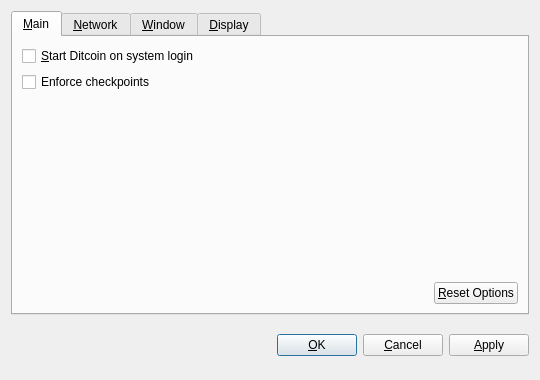
<?xml version="1.0" encoding="UTF-8"?>
<ui version="4.0">
 <class>OptionsDialog</class>
 <widget class="QDialog" name="OptionsDialog">
  <property name="geometry">
   <rect>
    <x>0</x>
    <y>0</y>
    <width>540</width>
    <height>380</height>
   </rect>
  </property>
  <property name="windowTitle">
   <string>Options</string>
  </property>
  <property name="modal">
   <bool>true</bool>
  </property>
  <layout class="QVBoxLayout" name="verticalLayout">
   <item>
    <widget class="QTabWidget" name="tabWidget">
     <property name="tabPosition">
      <enum>QTabWidget::North</enum>
     </property>
     <property name="currentIndex">
      <number>0</number>
     </property>
     <widget class="QWidget" name="tabMain">
      <attribute name="title">
       <string>&amp;Main</string>
      </attribute>
      <layout class="QVBoxLayout" name="verticalLayout_Main">
       <item>
        <widget class="QCheckBox" name="bitcoinAtStartup">
         <property name="toolTip">
          <string>Automatically start Ditcoin after logging in to the system.</string>
         </property>
         <property name="text">
          <string>&amp;Start Ditcoin on system login</string>
         </property>
        </widget>
       </item>
       <item>
        <widget class="QCheckBox" name="checkpointEnforce">
         <property name="toolTip">
          <string>Check this box to follow the centrally issued checkpoints.</string>
         </property>
         <property name="text">
          <string>Enforce checkpoints</string>
         </property>
        </widget>
       </item>
       <item>
        <spacer name="verticalSpacer_Main">
         <property name="orientation">
          <enum>Qt::Vertical</enum>
         </property>
         <property name="sizeHint" stdset="0">
          <size>
           <width>20</width>
           <height>40</height>
          </size>
         </property>
        </spacer>
       </item>
       <item>
        <layout class="QHBoxLayout" name="horizontalLayout_2_Main">
         <item>
          <spacer name="horizontalSpacer_2_Main">
           <property name="orientation">
            <enum>Qt::Horizontal</enum>
           </property>
           <property name="sizeHint" stdset="0">
            <size>
             <width>40</width>
             <height>20</height>
            </size>
           </property>
          </spacer>
         </item>
         <item>
          <widget class="QPushButton" name="resetButton">
           <property name="toolTip">
            <string>Reset all client options to default.</string>
           </property>
           <property name="text">
            <string>&amp;Reset Options</string>
           </property>
           <property name="autoDefault">
            <bool>false</bool>
           </property>
          </widget>
         </item>
        </layout>
       </item>
      </layout>
     </widget>
     <widget class="QWidget" name="tabNetwork">
      <attribute name="title">
       <string>&amp;Network</string>
      </attribute>
      <layout class="QVBoxLayout" name="verticalLayout_Network">
       <item>
        <widget class="QCheckBox" name="mapPortUpnp">
         <property name="toolTip">
          <string>Automatically open the Ditcoin client port on the router. This only works when your router supports UPnP and it is enabled.</string>
         </property>
         <property name="text">
          <string>Map port using &amp;UPnP</string>
         </property>
        </widget>
       </item>
       <item>
        <widget class="QCheckBox" name="connectSocks">
         <property name="toolTip">
          <string>Connect to the Ditcoin network through a SOCKS proxy (e.g. when connecting through Tor).</string>
         </property>
         <property name="text">
          <string>&amp;Connect through SOCKS proxy:</string>
         </property>
        </widget>
       </item>
       <item>
        <layout class="QHBoxLayout" name="horizontalLayout_Network">
         <item>
          <widget class="QLabel" name="proxyIpLabel">
           <property name="text">
            <string>Proxy &amp;IP:</string>
           </property>
           <property name="textFormat">
            <enum>Qt::PlainText</enum>
           </property>
           <property name="buddy">
            <cstring>proxyIp</cstring>
           </property>
          </widget>
         </item>
         <item>
          <widget class="QValidatedLineEdit" name="proxyIp">
           <property name="maximumSize">
            <size>
             <width>140</width>
             <height>16777215</height>
            </size>
           </property>
           <property name="toolTip">
            <string>IP address of the proxy (e.g. 127.0.0.1)</string>
           </property>
          </widget>
         </item>
         <item>
          <widget class="QLabel" name="proxyPortLabel">
           <property name="text">
            <string>&amp;Port:</string>
           </property>
           <property name="textFormat">
            <enum>Qt::PlainText</enum>
           </property>
           <property name="buddy">
            <cstring>proxyPort</cstring>
           </property>
          </widget>
         </item>
         <item>
          <widget class="QLineEdit" name="proxyPort">
           <property name="maximumSize">
            <size>
             <width>55</width>
             <height>16777215</height>
            </size>
           </property>
           <property name="toolTip">
            <string>Port of the proxy (e.g. 9050)</string>
           </property>
          </widget>
         </item>
         <item>
          <widget class="QLabel" name="socksVersionLabel">
           <property name="text">
            <string>SOCKS &amp;Version:</string>
           </property>
           <property name="textFormat">
            <enum>Qt::PlainText</enum>
           </property>
           <property name="buddy">
            <cstring>socksVersion</cstring>
           </property>
          </widget>
         </item>
         <item>
          <widget class="QValueComboBox" name="socksVersion">
           <property name="toolTip">
            <string>SOCKS version of the proxy (e.g. 5)</string>
           </property>
          </widget>
         </item>
         <item>
          <spacer name="horizontalSpacer_Network">
           <property name="orientation">
            <enum>Qt::Horizontal</enum>
           </property>
           <property name="sizeHint" stdset="0">
            <size>
             <width>40</width>
             <height>20</height>
            </size>
           </property>
          </spacer>
         </item>
        </layout>
       </item>
       <item>
        <spacer name="verticalSpacer_Network">
         <property name="orientation">
          <enum>Qt::Vertical</enum>
         </property>
         <property name="sizeHint" stdset="0">
          <size>
           <width>20</width>
           <height>40</height>
          </size>
         </property>
        </spacer>
       </item>
      </layout>
     </widget>
     <widget class="QWidget" name="tabWindow">
      <attribute name="title">
       <string>&amp;Window</string>
      </attribute>
      <layout class="QVBoxLayout" name="verticalLayout_Window">
       <item>
        <widget class="QCheckBox" name="minimizeToTray">
         <property name="toolTip">
          <string>Show only a tray icon after minimizing the window.</string>
         </property>
         <property name="text">
          <string>&amp;Minimize to the tray instead of the taskbar</string>
         </property>
        </widget>
       </item>
       <item>
        <widget class="QCheckBox" name="minimizeOnClose">
         <property name="toolTip">
          <string>Minimize instead of exit the application when the window is closed. When this option is enabled, the application will be closed only after selecting Quit in the menu.</string>
         </property>
         <property name="text">
          <string>M&amp;inimize on close</string>
         </property>
        </widget>
       </item>
       <item>
        <spacer name="verticalSpacer_Window">
         <property name="orientation">
          <enum>Qt::Vertical</enum>
         </property>
         <property name="sizeHint" stdset="0">
          <size>
           <width>20</width>
           <height>40</height>
          </size>
         </property>
        </spacer>
       </item>
      </layout>
     </widget>
     <widget class="QWidget" name="tabDisplay">
      <attribute name="title">
       <string>&amp;Display</string>
      </attribute>
      <layout class="QVBoxLayout" name="verticalLayout_Display">
       <item>
        <layout class="QHBoxLayout" name="horizontalLayout_1_Display">
         <item>
          <widget class="QLabel" name="langLabel">
           <property name="text">
            <string>User Interface &amp;language:</string>
           </property>
           <property name="textFormat">
            <enum>Qt::PlainText</enum>
           </property>
           <property name="buddy">
            <cstring>lang</cstring>
           </property>
          </widget>
         </item>
         <item>
          <widget class="QValueComboBox" name="lang">
           <property name="toolTip">
            <string>The user interface language can be set here. This setting will take effect after restarting Ditcoin.</string>
           </property>
          </widget>
         </item>
        </layout>
       </item>
       <item>
        <layout class="QHBoxLayout" name="horizontalLayout_2_Display">
         <item>
          <widget class="QLabel" name="unitLabel">
           <property name="text">
            <string>&amp;Unit to show amounts in:</string>
           </property>
           <property name="textFormat">
            <enum>Qt::PlainText</enum>
           </property>
           <property name="buddy">
            <cstring>unit</cstring>
           </property>
          </widget>
         </item>
         <item>
          <widget class="QValueComboBox" name="unit">
           <property name="toolTip">
            <string>Choose the default subdivision unit to show in the interface and when sending coins.</string>
           </property>
          </widget>
         </item>
        </layout>
       </item>
       <item>
        <widget class="QCheckBox" name="displayAddresses">
         <property name="toolTip">
          <string>Whether to show Ditcoin addresses in the transaction list or not.</string>
         </property>
         <property name="text">
          <string>&amp;Display addresses in transaction list</string>
         </property>
        </widget>
       </item>
       <item>
         <widget class="QCheckBox" name="coinControlFeatures">
           <property name="toolTip">
            <string>Whether to show coin control features or not.</string>
           </property>
           <property name="text">
            <string>Display coin &amp;control features (experts only!)</string>
           </property>
         </widget>
       </item>
       <item>
        <spacer name="verticalSpacer_Display">
         <property name="orientation">
          <enum>Qt::Vertical</enum>
         </property>
         <property name="sizeHint" stdset="0">
          <size>
           <width>20</width>
           <height>40</height>
          </size>
         </property>
        </spacer>
       </item>
      </layout>
     </widget>
    </widget>
   </item>
   <item>
    <layout class="QHBoxLayout" name="horizontalLayout_Buttons">
     <item>
      <spacer name="horizontalSpacer_1">
       <property name="orientation">
        <enum>Qt::Horizontal</enum>
       </property>
       <property name="sizeHint" stdset="0">
        <size>
         <width>40</width>
         <height>48</height>
        </size>
       </property>
      </spacer>
     </item>
     <item>
      <widget class="QLabel" name="statusLabel">
       <property name="font">
        <font>
         <weight>75</weight>
         <bold>true</bold>
        </font>
       </property>
       <property name="text">
        <string/>
       </property>
       <property name="textFormat">
        <enum>Qt::PlainText</enum>
       </property>
       <property name="wordWrap">
        <bool>true</bool>
       </property>
      </widget>
     </item>
     <item>
      <spacer name="horizontalSpacer_2">
       <property name="orientation">
        <enum>Qt::Horizontal</enum>
       </property>
       <property name="sizeHint" stdset="0">
        <size>
         <width>40</width>
         <height>48</height>
        </size>
       </property>
      </spacer>
     </item>
     <item>
      <widget class="QPushButton" name="okButton">
       <property name="text">
        <string>&amp;OK</string>
       </property>
      </widget>
     </item>
     <item>
      <widget class="QPushButton" name="cancelButton">
       <property name="text">
        <string>&amp;Cancel</string>
       </property>
       <property name="autoDefault">
        <bool>false</bool>
       </property>
      </widget>
     </item>
     <item>
      <widget class="QPushButton" name="applyButton">
       <property name="text">
        <string>&amp;Apply</string>
       </property>
       <property name="autoDefault">
        <bool>false</bool>
       </property>
      </widget>
     </item>
    </layout>
   </item>
  </layout>
 </widget>
 <customwidgets>
  <customwidget>
   <class>BitcoinAmountField</class>
   <extends>QSpinBox</extends>
   <header>bitcoinamountfield.h</header>
  </customwidget>
  <customwidget>
   <class>QValueComboBox</class>
   <extends>QComboBox</extends>
   <header>qvaluecombobox.h</header>
  </customwidget>
  <customwidget>
   <class>QValidatedLineEdit</class>
   <extends>QLineEdit</extends>
   <header>qvalidatedlineedit.h</header>
  </customwidget>
 </customwidgets>
 <resources/>
 <connections/>
</ui>
